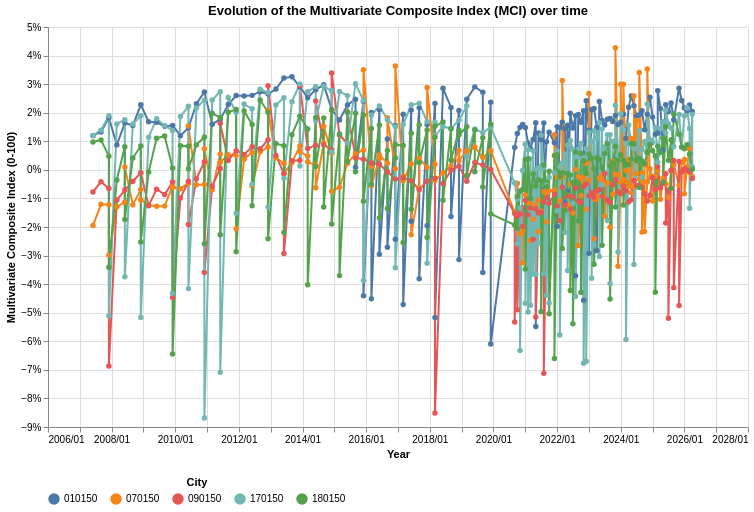

Notebook cell for this chart:
### Code cell
chart_ts = alt.Chart(indice_df).mark_line(point=True).encode(
    x=alt.X(
        'date:T',
        title='Year',
        scale=alt.Scale(nice=True),
        axis=alt.Axis(format='%Y/%m')
    ),
    y=alt.Y(
        'indice_compuesto_multivariado:Q', 
        title='Multivariate Composite Index (0-100)',
        axis=alt.Axis(format='.0f', labelExpr="datum.label + '%'")
    ),
    color=alt.Color(
        'city:N', 
        title='City',
        legend=alt.Legend(
            orient='bottom',        # places legend below the chart
            direction='horizontal', # labels flow left-to-right
            columns=Unique_cities,              # adjust to fit your number of cities
            titleAnchor='middle'    # centers the "City" title
        )
    ),
    tooltip=[
        alt.Tooltip('year:O', title='Year'),
        alt.Tooltip('period:O', title='Month'),
        alt.Tooltip('area:N'),
        alt.Tooltip('city:N'),
        alt.Tooltip('indice_compuesto_multivariado:Q', format='.2f', title='Index')
    ]
).properties(
    width=700,
    height=400,
    title='Evolution of the Multivariate Composite Index (MCI) over time'
)
chart_ts.show()
chart_ts.save("graficas/indice_ts.png")

### Figure 1 — Vega specification as saved in the notebook (floating-point values rounded to 4 significant figures; data arrays with more than 128 entries replaced by an {"elided": "..."} marker saying what was removed)
{"$schema": "https://vega.github.io/schema/vega/v6.json", "data": [{"name": "source_0", "values": {"elided": "808 records"}, "transform": [{"type": "formula", "expr": "toDate(datum['date'])", "as": "date"}]}, {"name": "data_0", "values": {"elided": "808 records"}, "transform": [{"type": "formula", "expr": "toDate(datum['date'])", "as": "date"}]}, {"name": "source_0_color_domain_city_0", "values": [{"city": "010150"}, {"city": "070150"}, {"city": "090150"}, {"city": "170150"}, {"city": "180150"}]}, {"name": "data_0_color_domain_city_1", "values": [{"city": "010150"}, {"city": "070150"}, {"city": "090150"}, {"city": "170150"}, {"city": "180150"}]}], "marks": [{"type": "group", "name": "layer_0_pathgroup", "from": {"facet": {"data": "source_0", "name": "faceted_path_layer_0_main", "groupby": ["city"]}}, "encode": {"update": {"height": {"field": {"signal": null, "datum": null, "group": "height", "parent": null}}, "width": {"field": {"signal": null, "datum": null, "group": "width", "parent": null}}}}, "marks": [{"type": "line", "name": "layer_0_marks", "from": {"data": "faceted_path_layer_0_main"}, "sort": {"field": "x"}, "encode": {"update": {"tooltip": {"signal": "{\"Year\": isValid(datum[\"year\"]) ? isArray(datum[\"year\"]) ? join(datum[\"year\"], '\\n') : datum[\"year\"] : \"\"+datum[\"year\"], \"Month\": isValid(datum[\"period\"]) ? isArray(datum[\"period\"]) ? join(datum[\"period\"], '\\n') : datum[\"period\"] : \"\"+datum[\"period\"], \"area\": isValid(datum[\"area\"]) ? isArray(datum[\"area\"]) ? join(datum[\"area\"], '\\n') : datum[\"area\"] : \"\"+datum[\"area\"], \"city\": isValid(datum[\"city\"]) ? isArray(datum[\"city\"]) ? join(datum[\"city\"], '\\n') : datum[\"city\"] : \"\"+datum[\"city\"], \"Index\": format(datum[\"indice_compuesto_multivariado\"], \".2f\")}"}, "stroke": {"field": "city", "scale": "color"}, "x": {"field": "date", "scale": "x"}, "defined": {"signal": "isValid(datum[\"date\"]) && isFinite(+datum[\"date\"]) && isValid(datum[\"indice_compuesto_multivariado\"]) && isFinite(+datum[\"indice_compuesto_multivariado\"])"}, "y": {"field": "indice_compuesto_multivariado", "scale": "y"}}}, "style": ["line"]}]}, {"type": "symbol", "name": "layer_1_marks", "from": {"data": "data_0"}, "encode": {"update": {"x": {"field": "date", "scale": "x"}, "tooltip": {"signal": "{\"Year\": isValid(datum[\"year\"]) ? isArray(datum[\"year\"]) ? join(datum[\"year\"], '\\n') : datum[\"year\"] : \"\"+datum[\"year\"], \"Month\": isValid(datum[\"period\"]) ? isArray(datum[\"period\"]) ? join(datum[\"period\"], '\\n') : datum[\"period\"] : \"\"+datum[\"period\"], \"area\": isValid(datum[\"area\"]) ? isArray(datum[\"area\"]) ? join(datum[\"area\"], '\\n') : datum[\"area\"] : \"\"+datum[\"area\"], \"city\": isValid(datum[\"city\"]) ? isArray(datum[\"city\"]) ? join(datum[\"city\"], '\\n') : datum[\"city\"] : \"\"+datum[\"city\"], \"Index\": format(datum[\"indice_compuesto_multivariado\"], \".2f\")}"}, "y": {"field": "indice_compuesto_multivariado", "scale": "y"}, "opacity": {"value": 1}, "fill": {"field": "city", "scale": "color"}}}, "style": ["point"]}], "scales": [{"name": "x", "type": "time", "domain": {"fields": [{"data": "source_0", "field": "date"}, {"data": "data_0", "field": "date"}]}, "range": [0, {"signal": "width"}], "nice": true}, {"name": "y", "type": "linear", "domain": {"fields": [{"data": "source_0", "field": "indice_compuesto_multivariado"}, {"data": "data_0", "field": "indice_compuesto_multivariado"}]}, "range": [{"signal": "height"}, 0], "nice": true, "zero": true}, {"name": "color", "type": "ordinal", "domain": {"fields": [{"data": "source_0_color_domain_city_0", "field": "city"}, {"data": "data_0_color_domain_city_1", "field": "city"}], "sort": true}, "range": "category"}], "axes": [{"scale": "x", "maxExtent": 0, "zindex": 0, "tickCount": {"signal": "ceil(width/40)"}, "grid": true, "orient": "bottom", "ticks": false, "minExtent": 0, "aria": false, "gridScale": "y", "domain": false, "labels": false}, {"scale": "y", "maxExtent": 0, "labels": false, "ticks": false, "domain": false, "aria": false, "tickCount": {"signal": "ceil(height/40)"}, "grid": true, "orient": "left", "gridScale": "x", "minExtent": 0, "zindex": 0}, {"scale": "x", "labelOverlap": true, "grid": false, "zindex": 0, "labelFlush": true, "orient": "bottom", "tickCount": {"signal": "ceil(width/40)"}, "format": "%Y/%m", "title": "Year"}, {"scale": "y", "grid": false, "encode": {"labels": {"update": {"text": {"signal": "datum.label + '%'"}}}}, "tickCount": {"signal": "ceil(height/40)"}, "zindex": 0, "format": ".0f", "labelOverlap": true, "orient": "left", "title": "Multivariate Composite Index (0-100)"}], "title": {"text": "Evolution of the Multivariate Composite Index (MCI) over time", "frame": "group"}, "height": 400, "width": 700, "background": "white", "style": "cell", "padding": 5, "legends": [{"columns": 5, "direction": "horizontal", "orient": "bottom", "title": "City", "titleAnchor": "middle", "stroke": "color", "symbolType": "circle", "fill": "color", "encode": {"symbols": {"update": {"opacity": {"value": 1}}}}}]}
